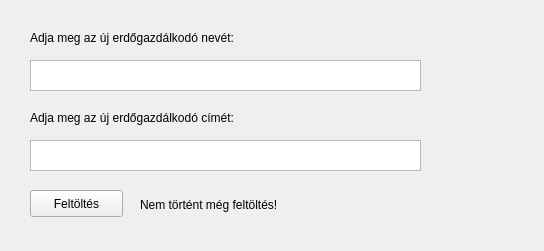
<?xml version="1.0" encoding="UTF-8"?>
<ui version="4.0">
 <class>Widget</class>
 <widget class="QWidget" name="Widget">
  <property name="geometry">
   <rect>
    <x>0</x>
    <y>0</y>
    <width>544</width>
    <height>251</height>
   </rect>
  </property>
  <property name="windowTitle">
   <string>Adatok feltöltése</string>
  </property>
  <widget class="QStackedWidget" name="centralstackedWidget">
   <property name="geometry">
    <rect>
     <x>0</x>
     <y>0</y>
     <width>451</width>
     <height>251</height>
    </rect>
   </property>
   <widget class="QWidget" name="centralstackedWidgetPage1">
    <widget class="QLabel" name="label">
     <property name="geometry">
      <rect>
       <x>30</x>
       <y>30</y>
       <width>291</width>
       <height>16</height>
      </rect>
     </property>
     <property name="text">
      <string>Adja meg az új erdőgazdálkodó nevét:</string>
     </property>
    </widget>
    <widget class="QLabel" name="label_2">
     <property name="geometry">
      <rect>
       <x>30</x>
       <y>110</y>
       <width>291</width>
       <height>16</height>
      </rect>
     </property>
     <property name="text">
      <string>Adja meg az új erdőgazdálkodó címét:</string>
     </property>
    </widget>
    <widget class="QTextEdit" name="textEdit">
     <property name="geometry">
      <rect>
       <x>30</x>
       <y>60</y>
       <width>391</width>
       <height>31</height>
      </rect>
     </property>
    </widget>
    <widget class="QTextEdit" name="textEdit_2">
     <property name="geometry">
      <rect>
       <x>30</x>
       <y>140</y>
       <width>391</width>
       <height>31</height>
      </rect>
     </property>
    </widget>
    <widget class="QPushButton" name="pushButton">
     <property name="geometry">
      <rect>
       <x>30</x>
       <y>190</y>
       <width>93</width>
       <height>27</height>
      </rect>
     </property>
     <property name="text">
      <string>Feltöltés</string>
     </property>
    </widget>
    <widget class="QLabel" name="label_3">
     <property name="geometry">
      <rect>
       <x>140</x>
       <y>195</y>
       <width>281</width>
       <height>20</height>
      </rect>
     </property>
     <property name="text">
      <string>Nem történt még feltöltés!</string>
     </property>
    </widget>
   </widget>
  </widget>
 </widget>
 <resources/>
 <connections/>
</ui>
